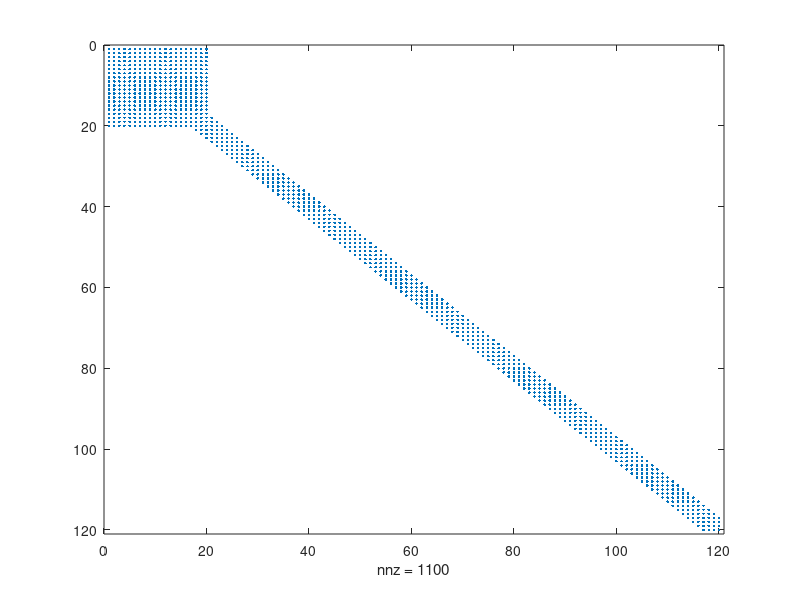

Recreate this plot in MATLAB. (Note: this script raises an error after producing the figure.)
N = 120;
%correlative sparsity graph of Lehmer-Rosenbrock Function
%Add node to CSP if variables appear together in a monomial
G = eye(N);

%Rosenbrock
%f_R = sum(10*((xi2 + 2*xi1 - xi.^2).^2) + (1-xi -xi3).^2);

G = G + diag(ones(N-1, 1), 1);
G = G + diag(ones(N-2, 1), 2);
G = G + diag(ones(N-3, 1), 3);

G = (G + G')/2;

% for i = 1:N-2
%     
% end



%Lehmer
G(1:N/6, 1:N/6) = 1;



figure(1)
spy(G)

K = cliquesFromSpMatD(G);

lenK = cellfun(@length, K.Set);
ulen = unique(lenK)